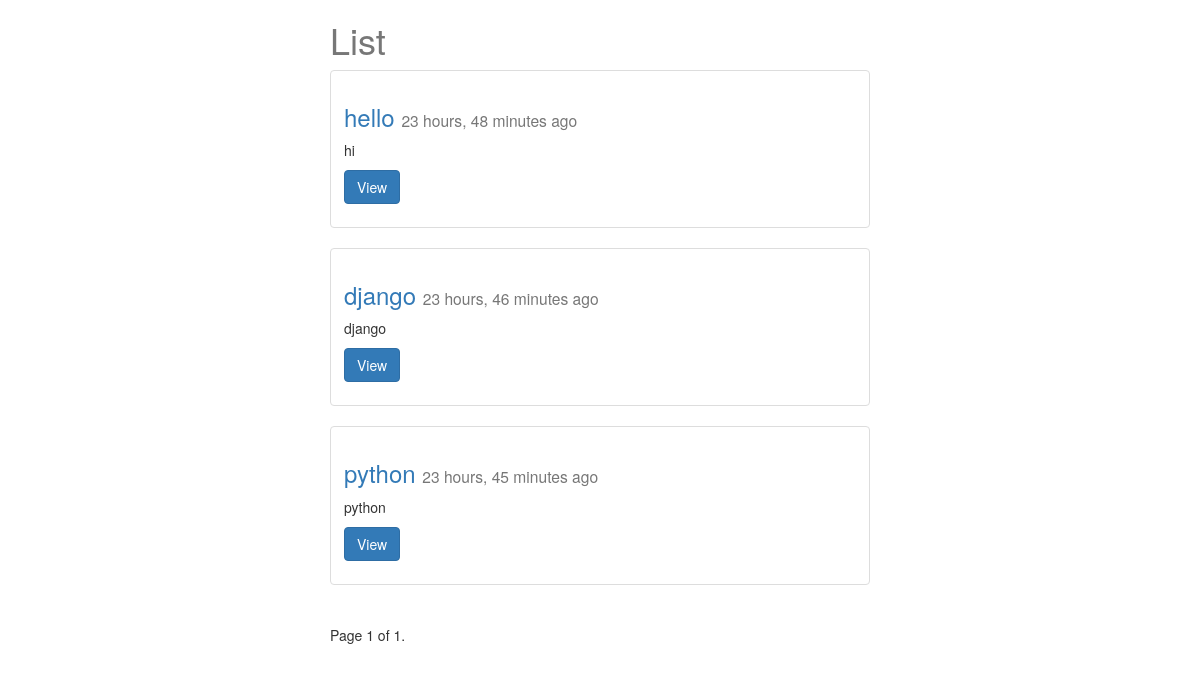
The app's page /posts/?page=2, older data.
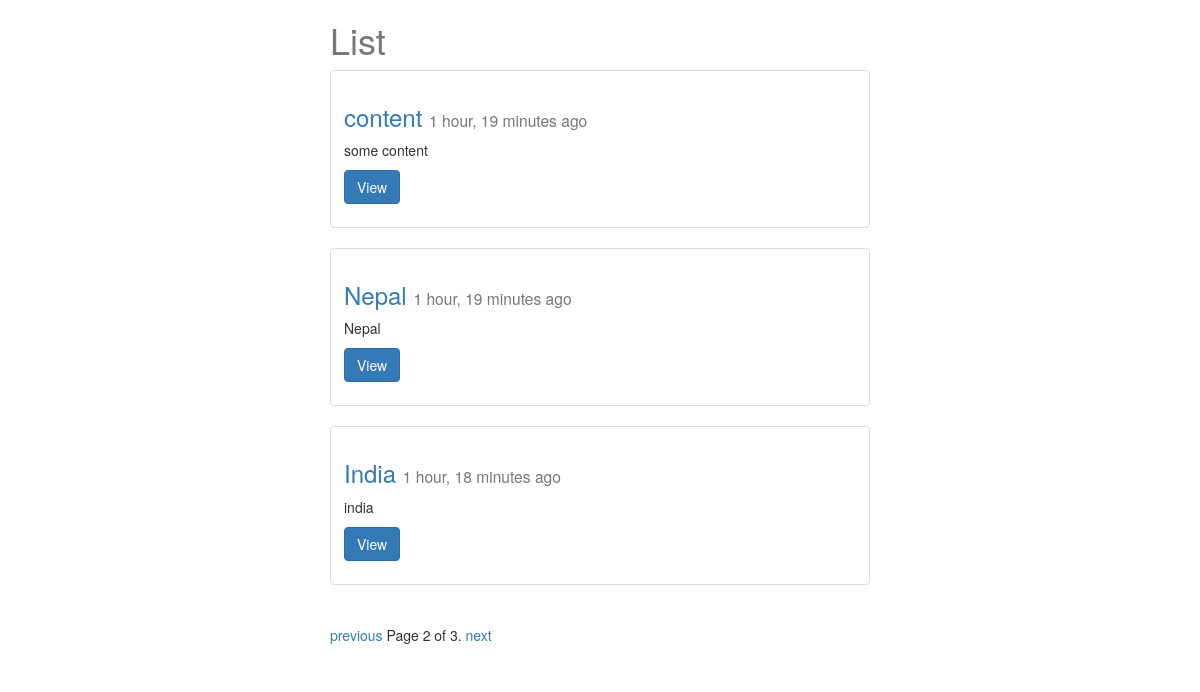
The same page, newer data.
### posts/models.py (models this page shows, shortened)
class Post(models.Model):
     title = models.CharField(max_length=120)
     content = models.TextField()
     updated = models.DateTimeField(auto_now=True, auto_now_add=False)
     timestamp = models.DateTimeField(auto_now=False, auto_now_add=True)

### posts/views.py (the view)
# urls.py: path('',views.post_list,name="list"),
def post_list(request): #list items
     queryset_list = Post.objects.all() #.order_by("-timestamp")
     paginator = Paginator(queryset_list,3) # Show 25 contacts per page
     page_request_var = "page"
     page = request.GET.get(page_request_var)
     try:
           queryset = paginator.page(page)
     except PageNotAnInteger:
           queryset = paginator.page(1)
     except EmptyPage:
           queryset = paginator.page(paginator.num_pages)
     context={
          "object_list":queryset,
          "title":"List",
          "page_request_var": page_request_var
     }
     return render(request,'post_list.html',context)

### templates/post_list.html (shortened to what this page needs)
{% extends "base.html" %}
{% block content %}
<div class='col-sm-6 col-sm-offset-3'>
  <h1>{{ title }}</h1>
{% for obj in object_list %}
<div class="row">
<div class="col-sm-12">
  <div class="thumbnail">
    <div class="caption">
      <h3><a href='{% url "posts:detail" obj.id %}'>{{ obj.title }}</a> <small>{{ obj.timestamp|timesince }} ago</small></h3>
      <p>{{ obj.content|linebreaks|truncatechars:120 }}</p>
      <p><a href="{% url 'posts:detail' obj.id %}" class="btn btn-primary" role="button">View</a></p>
    </div>
  </div>
</div>
</div>
{% endfor %}
<div class="pagination">
  <span class="step-links">
      {% if object_list.has_previous %}
          <a href="?{{ page_request_var }}={{ object_list.previous_page_number }}">previous</a>
      {% endif %}
      <span class="current">
          Page {{ object_list.number }} of {{ object_list.paginator.num_pages }}.
      </span>
      {% if object_list.has_next %}
          <a href="?{{ page_request_var }}={{ object_list.next_page_number }}">next</a>
      {% endif %}
  </span>
</div>
</div>
{% endblock %}

Row changes from the older to the newer data that the page shows:
no longer on this page (row unchanged): Post: title "hello", timestamp "23 hours, 48 minutes", content "hi"
no longer on this page (row unchanged): Post: title "django", timestamp "23 hours, 46 minutes", content "django"
no longer on this page (row unchanged): Post: title "python", timestamp "23 hours, 45 minutes", content "python"
added Post: title "content", timestamp "1 hour, 19 minutes", content "some content"
added Post: title "Nepal", timestamp "1 hour, 19 minutes", content "Nepal"
added Post: title "India", timestamp "1 hour, 18 minutes", content "india"
Text that changed along with them:
{{ object_list.number }}: "1" → "2"
{{ object_list.paginator.num_pages }}: "1" → "3"
text now shown: "previous next"
